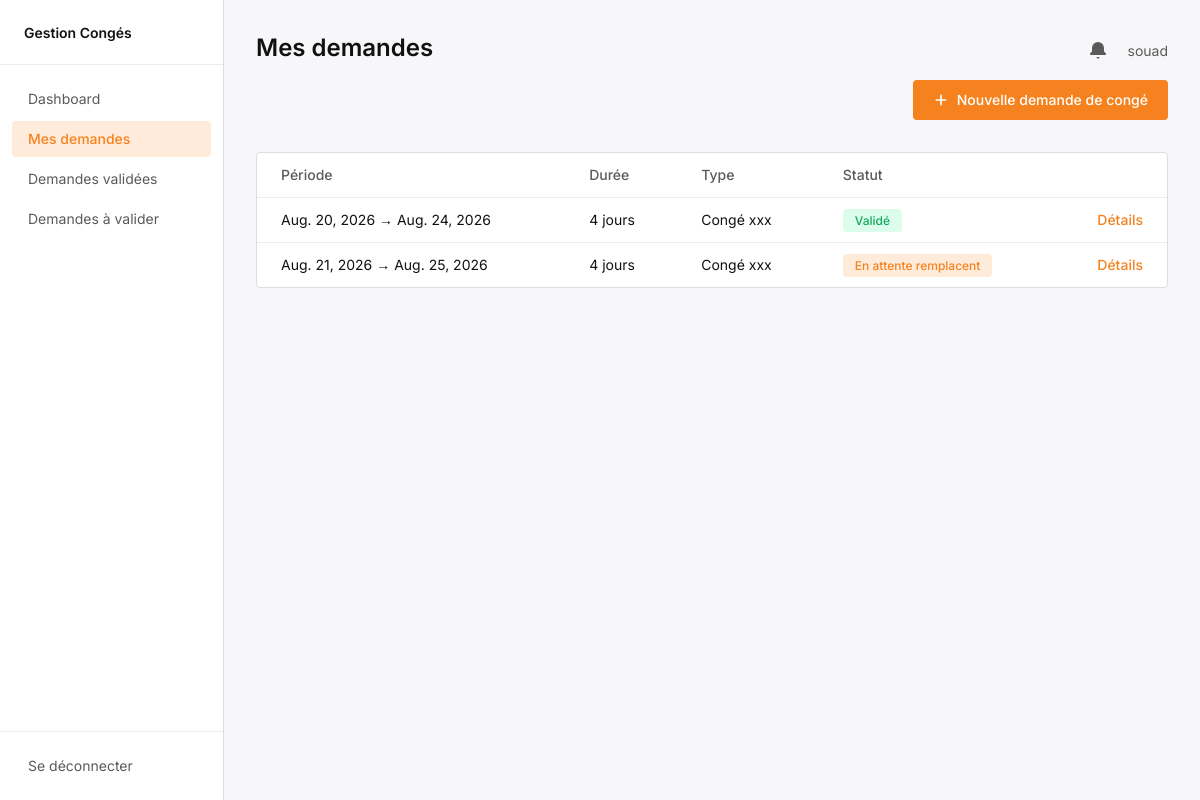
/mes_demandes/ (signed in), run on an earlier commit of the app's database.
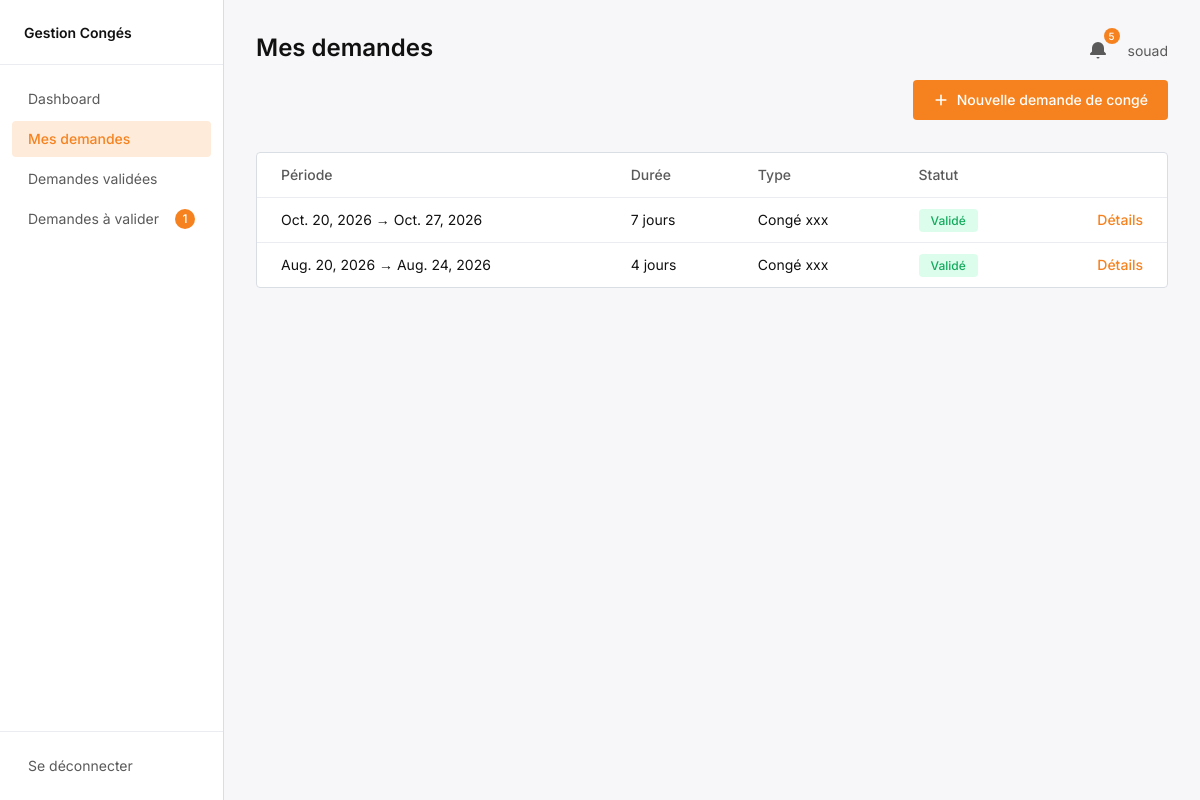
And on a later commit of the database.
### conges/models.py (models this page shows, shortened)
class Employe(models.Model):
    nom=models.CharField(max_length=40)
    fonction=models.CharField(max_length=40)
    user=models.OneToOneField(
      User,
      on_delete=models.CASCADE,
      null=True,
      blank=True,
      related_name='employe',
    )
    def meme_equipe(self, autre_employe):
     moi = self.role.first()
     lui = autre_employe.role.first()
     if not moi or not lui:
        return False
     if moi.role.name == 'CG':
        return moi.groupe == lui.groupe
     if moi.role.name == 'CD':
        return moi.dep == lui.dep
     if moi.role.name == 'DIR':
        return moi.direction == lui.direction
     return False
    def get_hierarchie(self):
        employe_role = self.role.first()
        if not employe_role:
            return None
        groupe = employe_role.groupe
        departement = employe_role.dep or (groupe.depratement if groupe else None)
        direction = employe_role.direction or (departement.direction if departement else None)
        chef_groupe = None
        if groupe:
            cg_role = EmployeRole.objects.filter(role__name='CG', groupe=groupe).first()
            chef_groupe = cg_role.employe if cg_role else None
        chef_departement = None
        if departement:
            cd_role = EmployeRole.objects.filter(role__name='CD', dep=departement).first()
            chef_departement = cd_role.employe if cd_role else None
        chef_direction = None
        if direction:
            dir_role = EmployeRole.objects.filter(role__name='DIR', direction=direction).first()
            chef_direction = dir_role.employe if dir_role else None
        return {
            'groupe': groupe,
            'chef_groupe': chef_groupe,
            'departement': departement,
            'chef_departement': chef_departement,
            'direction': direction,
            'chef_direction': chef_direction,
        }
    def get_role(self):
        employe_role=self.role.first()
        return employe_role.role.name if employe_role else None

class DemandeConge(models.Model):
        name_employee=models.ForeignKey(
          Employe,
          on_delete=models.CASCADE,
          related_name='employe'
        )
        name_remplacent=models.ForeignKey(
            Employe,
            on_delete=models.CASCADE,
            related_name='remplacent'
        )
        dateCreation = models.DateField(auto_now_add=True)
        dateDebut = models.DateField()
        dateFin = models.DateField()
        Numbrejours= models.DecimalField(max_digits=2, decimal_places=0)
        piece_Joine=models.FileField(upload_to='justificatifs/', null=True, blank=True)
        commentaire=models.TextField(blank=True)
        TYPE_STATUE = [
            ('VA', 'Validé'),
            ('REF', 'Refusé'),
            ('EN_ATT_RMP', 'En attente remplacent'),
            ('EN_ATT_VA', 'En attente validation'),
            ('BR', 'Brouillon'),
            ('ANN', 'Annulé')
        ]
        statue=models.CharField(max_length=10, choices=TYPE_STATUE)
        NIVEAU_CHOICES = [
           ('CG', 'Chef de Groupe'),
           ('CD', 'Chef de Département'),
           ('DIR', 'Directeur')
                          ]
        niveau_validation=models.CharField(max_length=20, choices= NIVEAU_CHOICES, blank=True, null=True)
        motif = models.CharField(max_length=255, blank=True)
        TYPE_CONGE_CHOICES = [
         ('1', 'Congé xxx'),
         ('2', 'Congé maladie'),
         ('3', 'Congé xx'),
         ('AU', 'Autre'),
]
        type_conge = models.CharField(max_length=10, choices=TYPE_CONGE_CHOICES)

### conges/views.py (the view)
# urls.py: path('mes_demandes/', views.mes_demandes, name='mes_demandes' ),
@login_required
def mes_demandes(request):
    employe = getattr(request.user, 'employe', None)
    if not employe:
        messages.error(request, "Aucun profil employé associé à ce compte.")
        return redirect('home')
    demandes = DemandeConge.objects.filter(name_employee=employe).order_by('-dateCreation')
    Notification.objects.filter(employe=employe, type_notif='UPD', lu=False).update(lu=True)
    return render(request, 'conges/mes_demandes.html', {'demandes': demandes})

### conges/context_processors.py (called while the page is built)
def employe_hierarchie(request):
    employe = getattr(request.user, 'employe', None) if request.user.is_authenticated else None
    return {
        'hierarchie': employe.get_hierarchie() if employe else None
    }

### conges/templates/conges/mes_demandes.html (shortened to what this page needs)
{% extends 'conges/base.html' %}
{% block content %}
<div class="flex min-h-screen">
    {% include 'conges/_sidebar.html' %}
    <main class="flex-1 px-8 py-8">
        <div class="flex items-start justify-between mb-8">
            <h1 class="text-2xl font-semibold">Mes demandes</h1>
            <div class="flex flex-col items-end gap-3">
                <div class="flex items-center gap-3">
    {% include 'conges/_notif_bell.html' %}
    {% include 'conges/_employe_info.html' %}
</div>
                <a href="{% url 'nouvelle_demande' %}"
                   class="inline-flex items-center gap-2 bg-primary hover:bg-primary-light text-white font-medium rounded px-5 py-2.5 text-sm transition-colors">
                    <svg xmlns="http://www.w3.org/2000/svg" class="w-4 h-4" viewBox="0 0 20 20" fill="currentColor">
                        <path fill-rule="evenodd" d="M10 3a1 1 0 011 1v5h5a1 1 0 110 2h-5v5a1 1 0 11-2 0v-5H4a1 1 0 110-2h5V4a1 1 0 011-1z" clip-rule="evenodd" />
                    </svg>
                    Nouvelle demande de congé
                </a>
            </div>
        </div>
        {% if demandes %}
        <div class="bg-white border border-neutral-200 rounded overflow-hidden">
            <table class="w-full text-sm">
                <thead>
                    <tr class="text-left text-neutral-400 border-b border-neutral-100">
                        <th class="px-6 py-3 font-medium">Période</th>
                        <th class="px-6 py-3 font-medium">Durée</th>
                        <th class="px-6 py-3 font-medium">Type</th>
                        <th class="px-6 py-3 font-medium">Statut</th>
                        <th class="px-6 py-3 font-medium"></th>
                    </tr>
                </thead>
                <tbody class="divide-y divide-neutral-100">
                    {% for demande in demandes %}
                    <tr class="hover:bg-neutral-50">
                        <td class="px-6 py-3">{{ demande.dateDebut }} → {{ demande.dateFin }}</td>
                        <td class="px-6 py-3">{{ demande.Numbrejours }} jours</td>
                        <td class="px-6 py-3">{{ demande.get_type_conge_display }}</td>
                        <td class="px-6 py-3">
                            <span class="text-xs font-medium px-3 py-1 rounded
                                {% if demande.statue == 'VA' %}bg-success-pale text-success
                                {% elif demande.statue == 'REF' %}bg-danger-pale text-danger
                                {% elif demande.statue == 'EN_ATT_VA' or demande.statue == 'EN_ATT_RMP' %}bg-primary-pale/40 text-primary
                                {% else %}bg-neutral-100 text-neutral-400{% endif %}">
                                {{ demande.get_statue_display }}
                            </span>
                        </td>
                        <td class="px-6 py-3 text-right">
                    {% if demande.statue == 'BR' %}
                   <a href="{% url 'modifier_demande' demande.id %}" class="text-primary hover:text-primary-light font-medium">Modifier</a>
                   {% else %}
                   <a href="{% url 'detail_demande' demande.id %}" class="text-primary hover:text-primary-light font-medium">Détails</a>
                   {% endif %}
                   </td>
                    </tr>
                    {% endfor %}
                </tbody>
            </table>
        </div>
        {% else %}
        <div class="bg-white border border-neutral-200 rounded px-6 py-12 text-center">
            <p class="text-neutral-400 text-sm">Vous n'avez aucune demande pour le moment.</p>
        </div>
        {% endif %}
    </main>
</div>
{% endblock %}

### conges/templates/conges/base.html (shortened to what this page needs)
<!DOCTYPE html>
<html lang="fr">
<head>
    <script src="https://cdn.tailwindcss.com"></script>
</head>
<body class="bg-neutral-50 font-sans text-[#111111] min-h-screen">
    {% block content %} {% endblock %}
</body>
</html>

### conges/templates/conges/_sidebar.html (shortened to what this page needs)
<aside class="w-56 h-screen sticky top-0 bg-white border-r border-neutral-200 flex flex-col shrink-0">    <div class="px-6 py-5 border-b border-neutral-100">
        <span class="font-semibold text-sm">Gestion Congés</span>
    </div>
    <nav class="flex-1 px-3 py-4 space-y-1 text-sm">
        {% if user.employe.get_role == 'CD' or user.employe.get_role == 'DIR' or user.employe.get_role == 'DRH' %}
        <a href="{% url 'dashboard' %}"
           class="block px-4 py-2 rounded
           {% if request.resolver_match.url_name == 'dashboard' %}bg-primary-pale/40 text-primary font-medium
           {% else %}text-neutral-400 hover:bg-neutral-50 hover:text-[#111111]{% endif %}">
            Dashboard
        </a>
        {% endif %}
        <a href="{% url 'mes_demandes' %}"
           class="flex items-center justify-between px-4 py-2 rounded
           {% if request.resolver_match.url_name == 'mes_demandes' %}bg-primary-pale/40 text-primary font-medium
           {% else %}text-neutral-400 hover:bg-neutral-50 hover:text-[#111111]{% endif %}">
            <span>Mes demandes</span>
        </a>
        <a href="{% url 'demandes_validees' %}"
           class="block px-4 py-2 rounded
           {% if request.resolver_match.url_name == 'demandes_validees' %}bg-primary-pale/40 text-primary font-medium
           {% else %}text-neutral-400 hover:bg-neutral-50 hover:text-[#111111]{% endif %}">
            Demandes validées
        </a>
                 <a href="{% url 'demandes_a_valider' %}"
           class="flex items-center justify-between px-4 py-2 rounded
           {% if request.resolver_match.url_name == 'demandes_a_valider' %}bg-primary-pale/40 text-primary font-medium
           {% else %}text-neutral-400 hover:bg-neutral-50 hover:text-[#111111]{% endif %}">
            <span>Demandes à valider</span>
            {% if a_valider_count > 0 %}
            <span class="flex items-center justify-center text-xs font-medium bg-primary text-white rounded-full w-5 h-5">{{ a_valider_count }}</span>
            {% endif %}
        </a>
    </nav>
    <div class="px-3 py-4 border-t border-neutral-100">
        <form method="post" action="{% url 'logout' %}">
            <button type="submit" class="w-full text-left px-4 py-2 rounded text-sm text-neutral-400 hover:bg-neutral-50 hover:text-danger">Se déconnecter</button>
        </form>
    </div>
</aside>

### conges/templates/conges/_notif_bell.html (shortened to what this page needs)
<div class="relative inline-block">
    <button onclick="document.getElementById('notif-dropdown').classList.toggle('hidden')"
            class="relative flex items-center justify-center w-9 h-9 rounded hover:bg-neutral-100">
<svg xmlns="http://www.w3.org/2000/svg" class="w-5 h-5 text-neutral-400" viewBox="0 0 20 20" fill="currentColor">            <path d="M10 2a6 6 0 00-6 6v3.586l-1.707 1.707A1 1 0 003 15h14a1 1 0 00.707-1.707L16 11.586V8a6 6 0 00-6-6zM8.5 17a1.5 1.5 0 003 0h-3z"/>
        </svg>
        {% if notifications_non_lues > 0 %}
        <span class="absolute -top-1 -right-1 flex items-center justify-center text-[10px] font-medium bg-primary text-white rounded-full w-4 h-4">{{ notifications_non_lues }}</span>
        {% endif %}
    </button>
</div>

### conges/templates/conges/_employe_info.html (shortened to what this page needs)
<div class="relative inline-block">
    <button onclick="document.getElementById('employe-info-dropdown').classList.toggle('hidden')"
            class="text-sm text-neutral-400 hover:text-[#111111]">
        {{ user.employe.nom }}
    </button>
</div>

What changed in the data, as far as the page shows it:
removed DemandeConge: dateDebut "Aug. 21, 2026", dateFin "Aug. 25, 2026", Numbrejours "4", type_conge "Congé xxx", statue "En attente remplacent", shows "Détails"
added DemandeConge: dateDebut "Oct. 20, 2026", dateFin "Oct. 27, 2026", Numbrejours "7", type_conge "Congé xxx", statue "Validé", shows "Détails"
Also different on the page:
{{ a_valider_count }}: (not shown) → "1"
{{ notifications_non_lues }}: (not shown) → "5"
